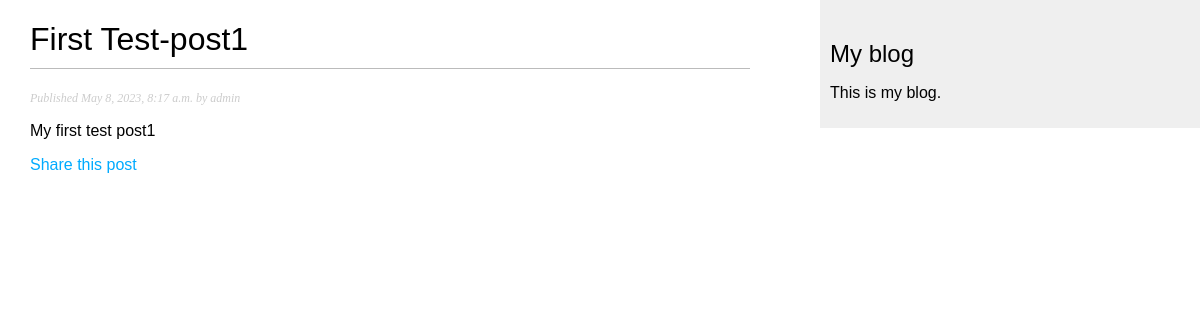
Page /blog/2023/5/8/first-test-post1/ on the committed database.
### blog/models.py (models this page shows, shortened)
class Post(models.Model):
    STATUS_CHOICES = (
        ('draft', 'Draft'),
        ('published', 'Published'),
    )
    title = models.CharField(max_length=250)
    slug = models.SlugField(max_length=250,
                            unique_for_date='publish')
    author = models.ForeignKey(User,
                               on_delete=models.CASCADE,
                               related_name='blog_posts')
    body = models.TextField()
    publish = models.DateTimeField(default=timezone.now)
    created = models.DateTimeField(auto_now_add=True)
    updated = models.DateTimeField(auto_now=True)
    status = models.CharField(max_length=10,
                              choices=STATUS_CHOICES,
                              default='draft')
    objects = models.Manager() # The default manager.
    published = PublishedManager() # Our custom manager.
    class Meta:
        ordering = ('-publish',)

### blog/views.py (the view)
# urls.py: path('<int:year>/<int:month>/<int:day>/<slug:post>/', views.post_detail, name='post_detail'),
def post_detail(request, year, month, day, post):
    post = get_object_or_404(Post, slug=post,
                                   status='published',
                                   publish__year=year,
                                   publish__month=month,
                                   publish__day=day)
    return render(request, 'blog/post/detail.html', {'post': post})

### blog/templates/blog/post/detail.html (shortened to what this page needs)
{% extends "blog/base.html" %}
{% block content %}
  <h1>{{ post.title }}</h1>
  <p class="date">
    Published {{ post.publish }} by {{ post.author }}
  </p>
  {{ post.body|linebreaks }}
  <p>
    <a href="{% url "blog:post_share" post.id %}">Share this post</a>
  </p>
{% endblock %}

### blog/static/css/blog.css (style rules this page uses)
body { margin:0; padding:0; font-family:helvetica, sans-serif; }
a { color:#00abff; text-decoration:none; }
h1 { font-weight:normal; border-bottom:1px solid #bbb; padding:0 0 10px 0; }
p.date { color:#ccc; font-family: georgia, serif; font-size: 12px; font-style: italic; }

### rows in the picture
Post: title "First Test-post1", publish "May 8, 2023, 8:17 a.m.", author "admin", body "My first test post1"
